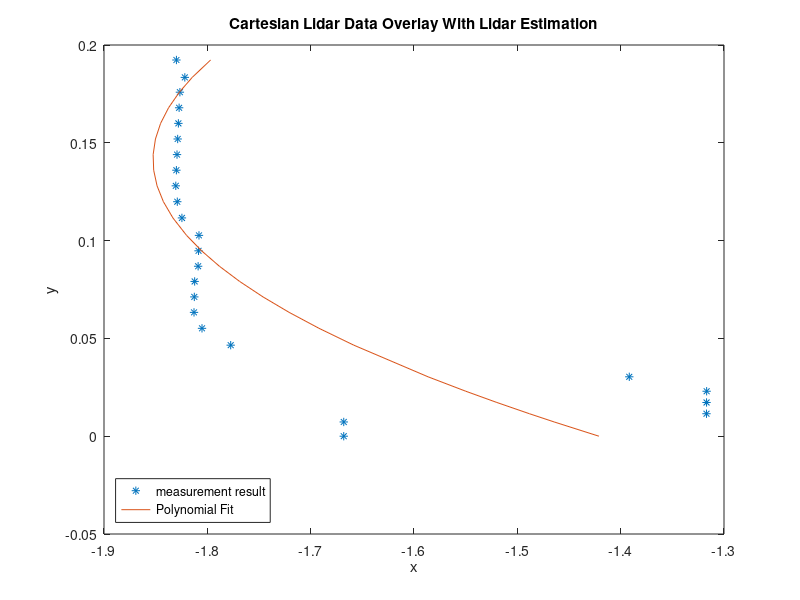

This figure's MATLAB source:
clear all
clc
N = 25;
B = 10;
S = [1.6679999828338623, 1.6679999828338623, 1.3170000314712524, 1.3170000314712524, 1.3170000314712524, 1.3919999599456787, 1.777999997138977, 1.805999994277954, 1.8140000104904175, 1.8140000104904175, 1.8140000104904175, 1.8109999895095825, 1.8109999895095825, 1.8109999895095825, 1.8279999494552612, 1.8329999446868896, 1.8350000381469727, 1.8350000381469727, 1.8350000381469727, 1.8350000381469727, 1.8350000381469727, 1.8350000381469727, 1.8350000381469727, 1.8309999704360962, 1.840000033378601, 1.8370000123977661, 1.8339999914169312, 1.8339999914169312, 1.8339999914169312, 1.8329999446868896, 1.8270000219345093, 1.8270000219345093, 1.8259999752044678, 1.8270000219345093, 1.8259999752044678, 1.8229999542236328, 1.8179999589920044, 1.8029999732971191, 1.7690000534057617, 1.5809999704360962, 0.9850000143051147, 0.9150000214576721, 0.9150000214576721, 0.9020000100135803, 0.9020000100135803, 0.9409999847412109, 1.7979999780654907, 1.8350000381469727, 1.8580000400543213, 1.8700000047683716, 1.878000020980835, 1.8880000114440918, 1.8880000114440918, 1.8930000066757202, 1.8930000066757202, 1.8930000066757202, 1.8940000534057617, 1.8940000534057617, 1.8940000534057617, 1.8949999809265137, 1.902999997138977, 1.909000039100647, 1.9119999408721924, 1.9149999618530273, 1.9149999618530273, 1.9129999876022339, 1.9129999876022339, 1.8899999856948853, 1.8839999437332153, 1.8819999694824219, 1.8769999742507935, 1.8769999742507935, 1.871000051498413, 1.871000051498413, 1.8669999837875366, 1.8650000095367432, 1.8630000352859497, 1.8630000352859497, 1.8630000352859497, 1.8630000352859497, 1.8619999885559082, 1.6890000104904175, 1.6890000104904175, 1.6890000104904175, 1.8630000352859497, 1.8849999904632568, 1.9010000228881836, 1.9259999990463257, 1.9299999475479126, 1.9359999895095825, 1.9359999895095825];
S = S(1,1:N);
S = S'
angle =[ -1.57079637051:0.00436332309619:1.56643295288];
angle = angle(1, 1:N);
angle = angle';
xc = S.*cos(angle);
yc = S.*sin(angle);
lastCol = ones(N,1);
%A = [(S.*S), S, lastCol];
A = [xc.^2, xc, lastCol];
x_hat = inv(A'*A)*A'*yc;

est_y = A*x_hat;

plot(yc, xc,'*'); hold on
plot(est_y, xc);
xlabel('x'), ylabel('y'); hold on
title('Cartesian Lidar Data Overlay With Lidar Estimation')
legend('measurement result','Polynomial Fit','Location','southwest')

